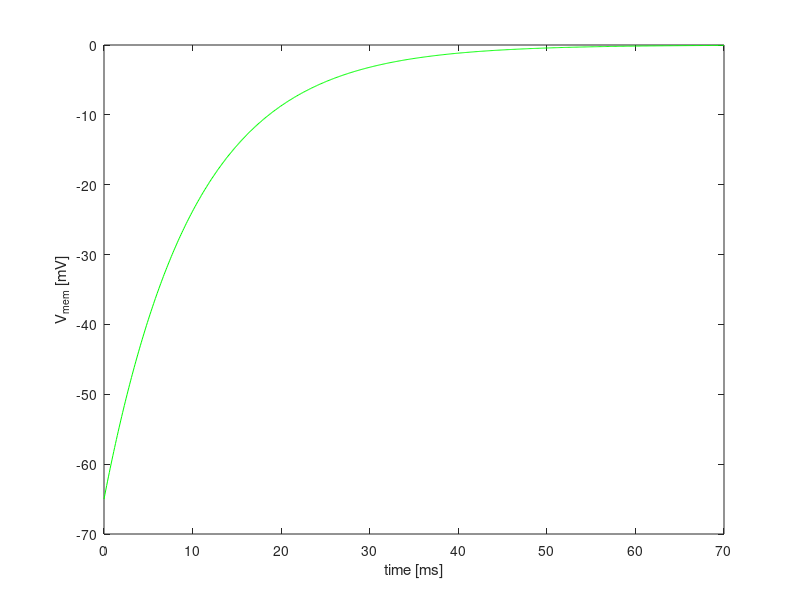

Here is the MATLAB script that generated this plot:
% Course on theoretical neuroscience
% Teacher: Jochen Braun
% Assistent teachers: Adam Ponzi
% Exercise02: Single-compartment model
% Example script
% 30 October 2019

% In this exemplary script a vector is iteratively generated using a 
% for-loop. Unlike in the real exercise there is no electrode current.

clear all;
clc;

% Declare parameters
dt = 0.1; % time step, in ms
T  = 70; % total time, in ms
t  = 0:dt:T; % time vector, with successive time steps from 0 to T

tau = 10; % ms
V(1) = -65; % first entry in vector for membrane Potential, mV

% Numerically integrate the ODE dV/dt = -V/tau.
% Iterate over successive time steps.
for i=1:length(t)-1 % Why -1?
    % Compute dV, the change in membrane potential at time i.
    dV = -V(i)/tau*dt;
    % Compute membrane potential at time i+1.
    V(i+1) = V(i)+dV;    
end

% Plot membrane potential against time.
% Both vectors need to have the same number of elements. That's why there
% is a '-1' in the header of the for loop.
plot(t,V,'g');
xlabel('time [ms]');
ylabel('V_{mem} [mV]');
